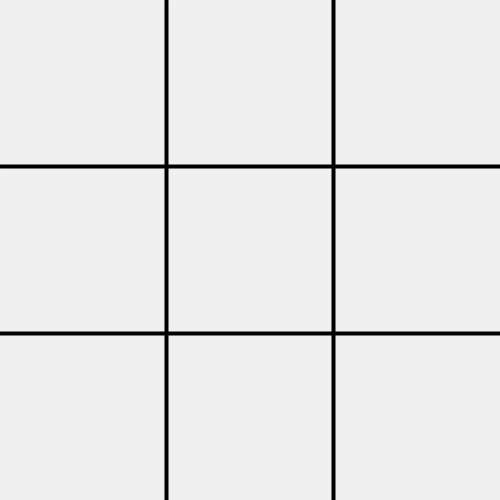
Frame 1 (no input)
Frame 60 (the mouse pressed at the canvas centre just before this capture): identical to frame 1, image omitted
Frame 120 (the mouse held since frame 60 and released just before this capture): identical to frame 1, image omitted

The Processing sketch that drew this single still picture (run headless with seeded random() and noise(); from frame 60 on, the mouse is pressed at the canvas centre):

// Processing sketch: tic_tac_toe
// ── tic_tac_toe.pde
void setup(){
  size(500, 500);
}

void draw() {
  background(240);
  drawBoard();
  drawMarks();
}

void keyPressed() {
  if (key >= '0' && key <='8') {
    int cell = key - '0';
    int row = cell/3;
    int column = cell % 3;
    placeMove(row, column);
  }
  else println("You did not press a key between 0 and 8");
}

// ── board.pde
void initializeGame() {
  for (int row=0; row<3; row++){
    for(int column = 0; column <3; column++){
      board[row][column]=EMPTY;
    }
  }
}

void placeMove(int row, int column){
  if (gameState != ONGOING){
    println("The game has already ended");
    return;
  }
  if (board[row][column] != EMPTY) return;

  board[row][column] = O;
  gameState = checkGameState();

  if (gameState == OWIN) {
    println("The player has won");
    return;
  }
  if(gameState == XWIN) {
    println("The computer has won");
    return;
  }
  if (gameState == DRAW) {
    println("No one won");
    return;
  }
  else println("The game in still in progress");

  aiMove();

  gameState = checkGameState();
    if (gameState == OWIN) {
    println("The player has won");
    return;
  }
  if(gameState == XWIN) {
    println("The computer has won");
    return;
  }
  if (gameState == DRAW) {
    println("No one won");
    return;
  }

}

void aiMove(){
  ArrayList<int[]> emptyCells = new ArrayList<int[]>();

  for (int row = 0; row < 3; row++){
    for (int column = 0; column <3; column++){
      if (board[row][column] == EMPTY){
        emptyCells.add(new int[] {row, column});
      }
    }
  }

  if (emptyCells.size() == 0) return;

  int index = int(random(emptyCells.size()));
  int[] cell = emptyCells.get(index);
  board[cell[0]][cell[1]] = X;

}
int switchPlayer(int player) {
  return (player == X) ? O : X;
}

int checkGameState() {
  for (int row = 0; row < 3; row++){
    int sum = board[row][0] + board[row][1] + board [row][2];
    if (sum == 3) return XWIN;
    if (sum == -3) return OWIN;
  }
  for (int column = 0; column <3; column++){
    int sum = board[0][column] + board[1][column] + board [2][column];
    if ( sum ==3) return XWIN;
    if(sum == -3) return OWIN;
  }

  int diagonalOne = board[0][0] + board[1][1] + board [2][2];
  if (diagonalOne == 3)return XWIN;
  if (diagonalOne == -3) return OWIN;

  int diagonalTwo = board[0][2] + board[1][1] + board [2][0];
  if (diagonalTwo == 3)return XWIN;
  if (diagonalTwo == -3) return OWIN;

  for (int row =0; row < 3; row++){
    for(int column = 0; column < 3; column++){
      if(board[row][column]== EMPTY){
        return ONGOING;
      }
    }
  }

  return DRAW;
}

// ── constants.pde
final int EMPTY = 0;
final int X = 1;
  final int O = -1;

  int[][] board = new int[3][3];
  int currentPlayer;
  int gameState;
  final float CELLSIZE = 500.0/3.0;

  final int ONGOING = 0;
  final int XWIN = 1;
  final int OWIN = -1;
  final int DRAW = 2;

// ── shapes.pde
void drawBoard() {
  stroke(0);
  strokeWeight(4);

  line(CELLSIZE, 0, CELLSIZE,CELLSIZE*3);
  line(CELLSIZE*2,0,CELLSIZE*2,CELLSIZE*3);
  line(0,CELLSIZE,CELLSIZE*3,CELLSIZE);
  line(0,CELLSIZE*2,CELLSIZE*3,CELLSIZE*2);
}

void drawMarks() {
  for(int i=0; i<3;i++){
    for(int j =0; j<3; j++){
      if(board[i][j] == X){
        drawX(i,j);
      }
      if (board[i][j] == O){
        drawO(i,j);
      }
    }
  }

}

void drawX(int row, int column){
  float axisOne = column * CELLSIZE + CELLSIZE/2;
  float axisTwo = row * CELLSIZE + CELLSIZE/2;
  float diameter = CELLSIZE*0.35;

  strokeWeight(6);
  line (axisOne-diameter, axisTwo-diameter, axisOne + diameter, axisTwo+diameter);
  line (axisOne- diameter,axisTwo + diameter, axisOne + diameter, axisTwo - diameter);
}

void drawO(int row, int column) {
  float axisOne = column * CELLSIZE + CELLSIZE/2;
  float axisTwo = row * CELLSIZE + CELLSIZE/2;
  float radius = CELLSIZE*0.4;

  strokeWeight(6);
  noFill();
  ellipse(axisOne,axisTwo, radius*2,radius*2);
}
